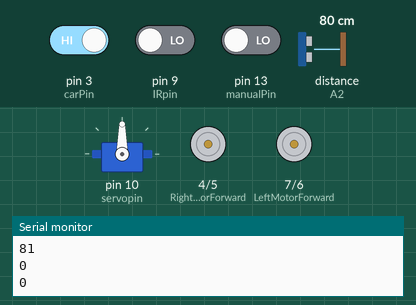
Simulated run of this sketch. Board: Arduino Uno, built with avr-gcc and run on an emulated ATmega328P. Parts: servo, motor-driver pin pairs drawn as motors (green arrow = first pin HIGH = forward, orange = second pin HIGH = backward, longer = more drive), the last lines printed to the serial monitor. The inputs (shaded band) are chosen by the test bench; at power-on: distance to the obstacle (sensor on A2) 80 cm, pin 3 (carPin) HIGH, pin 9 (IRpin) LOW, pin 13 (manualPin) LOW. The echo pulse lasts 58.3 µs per cm.

Above: at 3.9 s.
4.0 s: distance to the obstacle (sensor on A2) set to 44 cm
7.0 s: distance to the obstacle (sensor on A2) set to 37 cm
At 8.2 s:
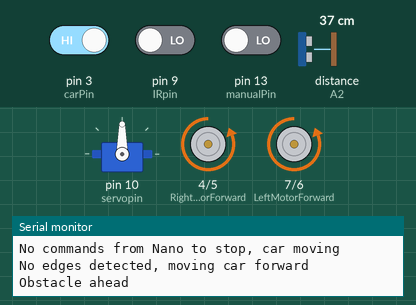
At 9.9 s:
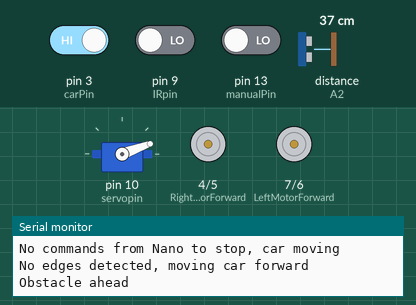
10.0 s: pin 3 (carPin) driven LOW and pin 9 (IRpin) driven HIGH
13.0 s: pin 3 (carPin) driven HIGH
At 14.05 s:
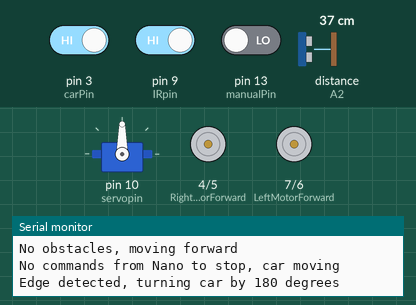
Timing chart, 0 to 16.4 s (numbered marks = the images above; inputs shaded):
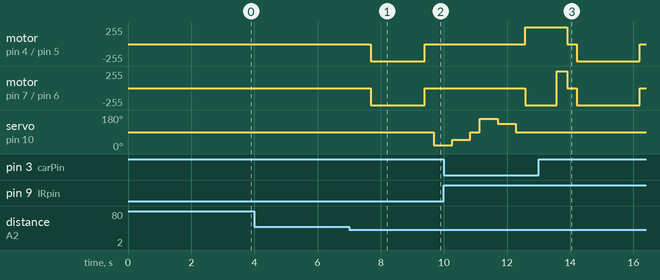

Measured:
- the behaviour switches between 41 and 40 cm on distance to the obstacle (sensor on A2) (found by bisection; images 0 and 1)
- after the input at 7.0 s, motor on pin 4 (RightMotorForward) / pin 5 (RightMotorBackward), motor on pin 7 (LeftMotorForward) / pin 6 (LeftMotorBackward): stopped → backward 255/255 after 0.69 s, → stopped 1.7 s later; servo on pin 10 (servopin): 90° → 20° after 2.7 s
- after the input at 13.0 s, motor on pin 4 (RightMotorForward) / pin 5 (RightMotorBackward): forward 255/255 → stopped after 0.91 s instead of 0.85 s

The sketch:

sketch_jan22b.ino
```cpp
#include <Servo.h>          //Servo motor library. This is standard library
#include <NewPing.h>        //Ultrasonic sensor function library. You must install this library

//our L298N control pins
const int forwardpin = 2;
const int backwardpin = 11;
const int carPin = 3;
const int RightMotorForward = 4;
const int RightMotorBackward = 5;
const int LeftMotorBackward = 6;
const int LeftMotorForward = 7;
const int turnrightpin = 8;
const int IRpin = 9;
const int servopin = 10;
const int turnleftpin = 12;
const int manualPin = 13;
//sensor pins
#define trig_pin A1 //analog input 1
#define echo_pin A2 //analog input 2

#define maximum_distance 200
boolean goesForward = false;
int distance = 100;


NewPing sonar(trig_pin, echo_pin, maximum_distance); //sensor function
Servo servo_motor; //our servo name


void setup() {
  Serial.begin(9600);
  pinMode(RightMotorForward, OUTPUT);
  pinMode(LeftMotorForward, OUTPUT);
  pinMode(LeftMotorBackward, OUTPUT);
  pinMode(RightMotorBackward, OUTPUT);
  pinMode(IRpin, INPUT);
  pinMode(carPin, INPUT);
  pinMode(manualPin, INPUT);
  pinMode(forwardpin, INPUT);
  pinMode(backwardpin, INPUT);
  pinMode(turnleftpin, INPUT);
  pinMode(turnrightpin, INPUT);


  servo_motor.attach(servopin); //our servo pin

  servo_motor.write(90);
  delay(2000);
  distance = readPing();
  delay(100);
  distance = readPing();
  delay(100);
  distance = readPing();
  delay(100);
  distance = readPing();
  delay(100);
}

void loop() {
  if (digitalRead(carPin) != HIGH) {
    moveStop();
    Serial.println("Car Off");
    return;
  } else {
    if (digitalRead(manualPin) == HIGH) {
      manualmode();
    }
    else {
      Serial.println("No obstacles, moving forward");
      Serial.println("No commands from Nano to stop, car moving");
      automode();
    }
  }
}

int lookRight() {
  servo_motor.write(20);
  delay(500);
  int distance1 = readPing();
  servo_motor.write(50);
  delay(500);
  int distance2 = readPing();
  servo_motor.write(90);
  if (distance1 < 40 && distance2 > 40)
    return distance1;
  if (distance1 > 40 && distance2 < 40)
    return distance2;
  if (distance1 > 40 && distance2 > 40)
    return distance1;
  if (distance1 < 40 && distance2 < 40)
    return distance1;
}

int lookLeft() {
  servo_motor.write(160);
  delay(500);
  int distance1 = readPing();
  servo_motor.write(135);
  delay(500);
  int distance2 = readPing();
  servo_motor.write(90);
  if (distance1 < 40 && distance2 > 40)
    return distance1;
  if (distance1 > 40 && distance2 < 40)
    return distance2;
  if (distance1 > 40 && distance2 > 40)
    return distance1;
  if (distance1 < 40 && distance2 < 40)
    return distance1;
}

int readPing() {
  delay(70);
  int cm = sonar.ping_cm();
  if (cm == 0) {
    cm = 250;
  }
  return cm;
}

void moveStop() {
  goesForward = false;
  digitalWrite(RightMotorForward, LOW);
  digitalWrite(LeftMotorForward, LOW);
  digitalWrite(RightMotorBackward, LOW);
  digitalWrite(LeftMotorBackward, LOW);
}

void moveForward() {

  if (!goesForward) {

    goesForward = true;

    digitalWrite(LeftMotorForward, HIGH);
    digitalWrite(RightMotorForward, HIGH);

    digitalWrite(LeftMotorBackward, LOW);
    digitalWrite(RightMotorBackward, LOW);
  }
}

void moveBackward() {

  goesForward = false;

  digitalWrite(LeftMotorBackward, HIGH);
  digitalWrite(RightMotorBackward, HIGH);
  delay(1000);
  digitalWrite(LeftMotorForward, LOW);
  digitalWrite(RightMotorForward, LOW);

}

void turnRight() {

  digitalWrite(LeftMotorForward, HIGH);
  digitalWrite(RightMotorBackward, HIGH);

  digitalWrite(LeftMotorBackward, LOW);
  digitalWrite(RightMotorForward, LOW);

  delay(1000);

  digitalWrite(LeftMotorForward, HIGH);
  digitalWrite(RightMotorForward, HIGH);

  digitalWrite(LeftMotorBackward, LOW);
  digitalWrite(RightMotorBackward, LOW);


}

void turnLeft() {

  digitalWrite(LeftMotorBackward, HIGH);
  digitalWrite(RightMotorForward, HIGH);

  digitalWrite(LeftMotorForward, LOW);
  digitalWrite(RightMotorBackward, LOW);

  delay(1000);

  digitalWrite(LeftMotorForward, HIGH);
  digitalWrite(RightMotorForward, HIGH);

  digitalWrite(LeftMotorBackward, LOW);
  digitalWrite(RightMotorBackward, LOW);
}

void turnoneeighty() {
  digitalWrite(LeftMotorBackward, HIGH);
  digitalWrite(RightMotorForward, HIGH);

  digitalWrite(LeftMotorForward, LOW);
  digitalWrite(RightMotorBackward, LOW);

  delay(2000);

  digitalWrite(LeftMotorForward, HIGH);
  digitalWrite(RightMotorForward, HIGH);

  digitalWrite(LeftMotorBackward, LOW);
  digitalWrite(RightMotorBackward, LOW);
}

void automode() {
  int distanceRight = 0;
  int distanceLeft = 0;
  int maxdistance;

  if (digitalRead(IRpin) == 1) {
    Serial.println("Edge detected, turning car by 180 degrees");
    moveStop();
    delay(300);
    moveBackward();
    delay(1000);
    moveStop();
    delay(300);
    turnoneeighty();
    delay(300);
    moveForward();
  }
  else {
    Serial.println("No edges detected, moving car forward");
  }

  if (distance <= 40) {
    Serial.println("Obstacle ahead");
    moveStop();
    delay(300);
    moveBackward();
    delay(700);
    moveStop();
    delay(300);
    distanceRight = lookRight();
    delay(300);
    distanceLeft = lookLeft();
    delay(300);

    maxdistance = distanceLeft - distanceRight;
    if (maxdistance < 0) {
      turnRight();
    } else {
      turnLeft();
    }
  }
  Serial.print(distance); Serial.print("\n");
  Serial.print(distanceRight); Serial.print("\n");
  Serial.print(distanceLeft); Serial.print("\n");
  distance = readPing();
  delay(200);
}

void manualmode() {
  if (forwardpin == HIGH) {
    Serial.println("W");
    moveForward();
  }
  else if (backwardpin == HIGH) {
    Serial.println("S");
    moveBackward();
  }
  else if (turnleftpin == HIGH) {
    Serial.println("A");
    turnLeft();
  }
  else if (turnrightpin == HIGH) {
    Serial.println("D");
    turnRight();
  }
  else {
    moveStop();
  }
}
```
